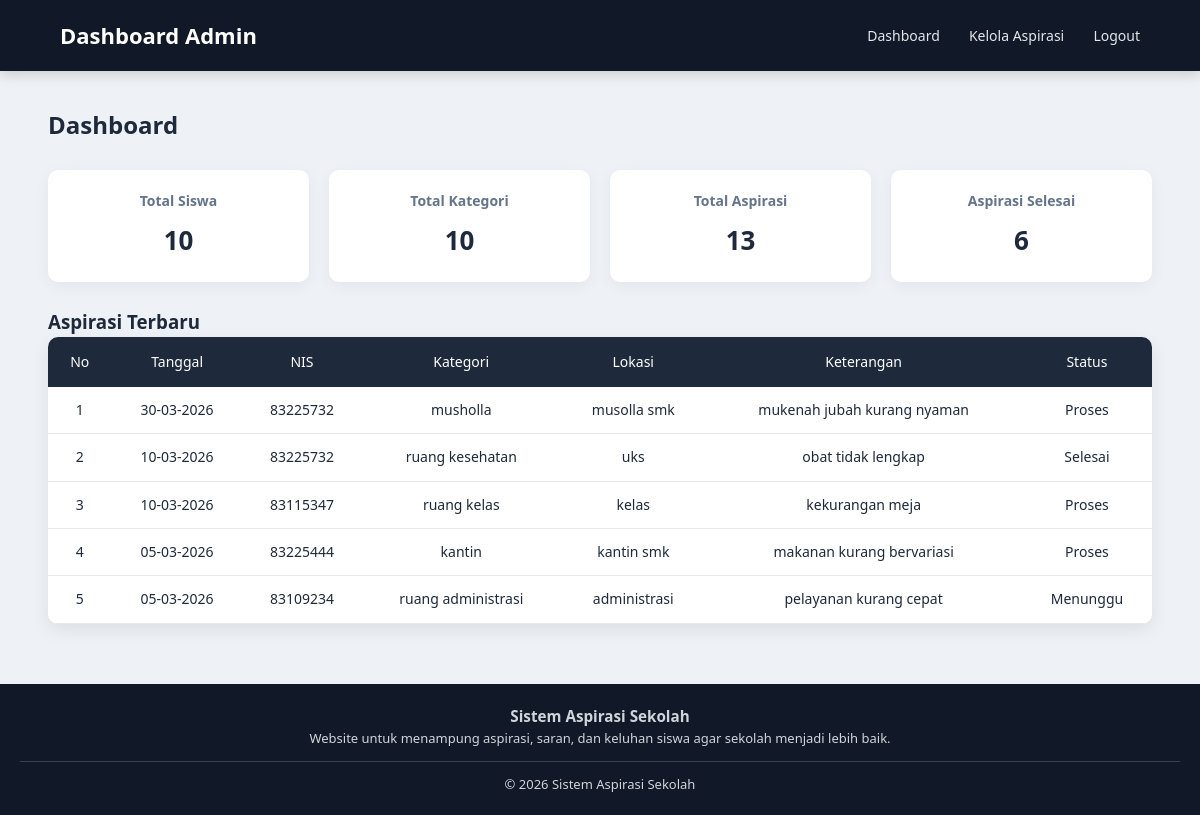
Screenshot of /dashboard.php (signed in) with the database file from the repository.
### tables this page shows
CREATE TABLE `input_aspirasi` (
  `id_pelaporan` int(5) NOT NULL,
  `nis` int(10) NOT NULL,
  `id_kategori` int(5) NOT NULL,
  `lokasi` varchar(50) NOT NULL,
  `ket` varchar(50) NOT NULL,
  `created_at` datetime NOT NULL DEFAULT current_timestamp() ON UPDATE current_timestamp()
);

CREATE TABLE `kategori` (
  `id_kategori` int(5) NOT NULL,
  `ket_kategori` varchar(30) NOT NULL
);

### dashboard.php (the view, shortened to what this page needs)
<?php
include "db.php";
$siswa = mysqli_query($conn, "SELECT COUNT(*) as total FROM siswa");
$total_siswa = mysqli_fetch_assoc($siswa)['total'];
$kategori = mysqli_query($conn, "SELECT COUNT(*) as total FROM kategori");
$total_kategori = mysqli_fetch_assoc($kategori)['total'];
$aspirasi = mysqli_query($conn, "SELECT COUNT(*) as total FROM input_aspirasi");
$total_aspirasi = mysqli_fetch_assoc($aspirasi)['total'];
$aspirasi_selesai = mysqli_fetch_assoc(mysqli_query($conn,"
SELECT COUNT(*) total
FROM aspirasi
WHERE status='Selesai'
"))['total'];
$query = mysqli_query($conn, "
SELECT
input_aspirasi.*,
kategori.ket_kategori,
IFNULL(aspirasi.status,'Menunggu') AS status
FROM input_aspirasi
LEFT JOIN kategori
ON input_aspirasi.id_kategori = kategori.id_kategori
LEFT JOIN aspirasi
ON input_aspirasi.id_pelaporan = aspirasi.id_pelaporan
ORDER BY input_aspirasi.created_at DESC
LIMIT 5
");
?>
<!DOCTYPE html>
<html>
<head>
    <link rel="stylesheet" href="css/style.css">
</head>
<body>
    <div class="navbar">
        <div class="logo">
            Dashboard Admin
        </div>
        <div class="menu">
            <a href="dashboard.php">Dashboard</a>
            <a href="kelola_aspirasi.php">Kelola Aspirasi</a>
            <a href="logout.php">Logout</a>
        </div>
    </div>
    <div class="container">
        <h2>Dashboard</h2>
        <div class="card-container">
            <div class="card">
                <h3>Total Siswa</h3>
                <p><?php echo $total_siswa; ?></p>
            </div>
            <div class="card">
                <h3>Total Kategori</h3>
                <p><?php echo $total_kategori; ?></p>
            </div>
            <div class="card">
                <h3>Total Aspirasi</h3>
                <p><?php echo $total_aspirasi; ?></p>
            </div>
            <div class="card">
                <h3>Aspirasi Selesai</h3>
                <p><?php echo $aspirasi_selesai; ?></p>
            </div>
        </div>
        <h3>Aspirasi Terbaru</h3>
        <table>
            <tr>
                <th>No</th>
                <th>Tanggal</th>
                <th>NIS</th>
                <th>Kategori</th>
                <th>Lokasi</th>
                <th>Keterangan</th>
                <th>Status</th>
            </tr>
            <?php
            $no = 1;
            while ($row = mysqli_fetch_assoc($query)) {
            ?>
                <tr>
                    <td><?php echo $no++; ?></td>
                    <td>
                        <?php
                        if (isset($row['created_at'])) {
                            echo date('d-m-Y', strtotime($row['created_at']));
                        } else {
                            echo "-";
                        }
                        ?>
                    </td>
                    <td><?php echo $row['nis']; ?></td>
                    <td><?php echo $row['ket_kategori']; ?></td>
                    <td><?php echo $row['lokasi']; ?></td>
                    <td><?php echo $row['ket']; ?></td>
                    <td>
                        <?php
                        if (isset($row['status'])) {
                            echo $row['status'];
                        } else {
                            echo "Diproses";
                        }
                        ?>
                    </td>
                </tr>
            <?php } ?>
        </table>
    </div>
    <footer class="footer">
        <div class="footer-content">
            <div class="footer-left">
                <h3>Sistem Aspirasi Sekolah</h3>
                <p>
                    Website untuk menampung aspirasi, saran,
                    dan keluhan siswa agar sekolah menjadi lebih baik.
                </p>
            </div>
        </div>
        <div class="footer-bottom">
            © 2026 Sistem Aspirasi Sekolah
        </div>
    </footer>
</body>
</html>

### css/style.css (style rules this page uses)
* { margin: 0; padding: 0; box-sizing: border-box; font-family: 'Segoe UI', Tahoma, sans-serif; }
body { background: #eef2f7; color: #1e293b; line-height: 1.6; }
.navbar { display: flex; justify-content: space-between; align-items: center; background: #111827; padding: 18px 60px; color: white; box-shadow: 0 4px 12px rgba(0, 0, 0, 0.15); }
.logo { font-size: 22px; font-weight: 600; }
.menu a { color: #e5e7eb; text-decoration: none; margin-left: 25px; font-size: 14px; transition: .2s; }
.container { width: 92%; max-width: 1200px; margin: auto; margin-top: 35px; }
table { width: 100%; border-collapse: collapse; background: white; border-radius: 10px; overflow: hidden; box-shadow: 0 6px 18px rgba(0, 0, 0, 0.08); }
table th { background: #1e293b; color: white; padding: 14px; font-size: 14px; }
table td { padding: 12px; text-align: center; border-bottom: 1px solid #e5e7eb; font-size: 14px; }
.card-container { display: flex; gap: 20px; margin: 25px 0; flex-wrap: wrap; }
.card { background: white; padding: 20px; border-radius: 10px; flex: 1; min-width: 180px; box-shadow: 0 4px 15px rgba(0, 0, 0, 0.05); text-align: center; }
.card h3 { font-size: 14px; color: #64748b; margin-bottom: 8px; }
.card p { font-size: 26px; font-weight: bold; }
.footer { margin-top: 60px; background: #111827; color: #d1d5db; text-align: center; padding: 20px; font-size: 13px; }
.footer-content { max-width: 800px; margin: auto; }
.footer-bottom { border-top: 1px solid #374151; margin-top: 12px; padding-top: 12px; }
table td { vertical-align: middle; }
table th { font-weight: 500; }

### rows the page displays
input_aspirasi: created_at "30-03-2026", nis "83225732", id_kategori.ket_kategori "musholla", lokasi "musolla smk", ket "mukenah jubah kurang nyaman", status "Proses"
input_aspirasi: created_at "10-03-2026", nis "83225732", id_kategori.ket_kategori "ruang kesehatan", lokasi "uks", ket "obat tidak lengkap", status "Selesai"
input_aspirasi: created_at "10-03-2026", nis "83115347", id_kategori.ket_kategori "ruang kelas", lokasi "kelas", ket "kekurangan meja", status "Proses"
input_aspirasi: created_at "05-03-2026", nis "83225444", id_kategori.ket_kategori "kantin", lokasi "kantin smk", ket "makanan kurang bervariasi", status "Proses"
input_aspirasi: created_at "05-03-2026", nis "83109234", id_kategori.ket_kategori "ruang administrasi", lokasi "administrasi", ket "pelayanan kurang cepat", status "Menunggu"

### other values shown
$total_siswa "10"
$total_kategori "10"
$total_aspirasi "13"
$aspirasi_selesai "6"
